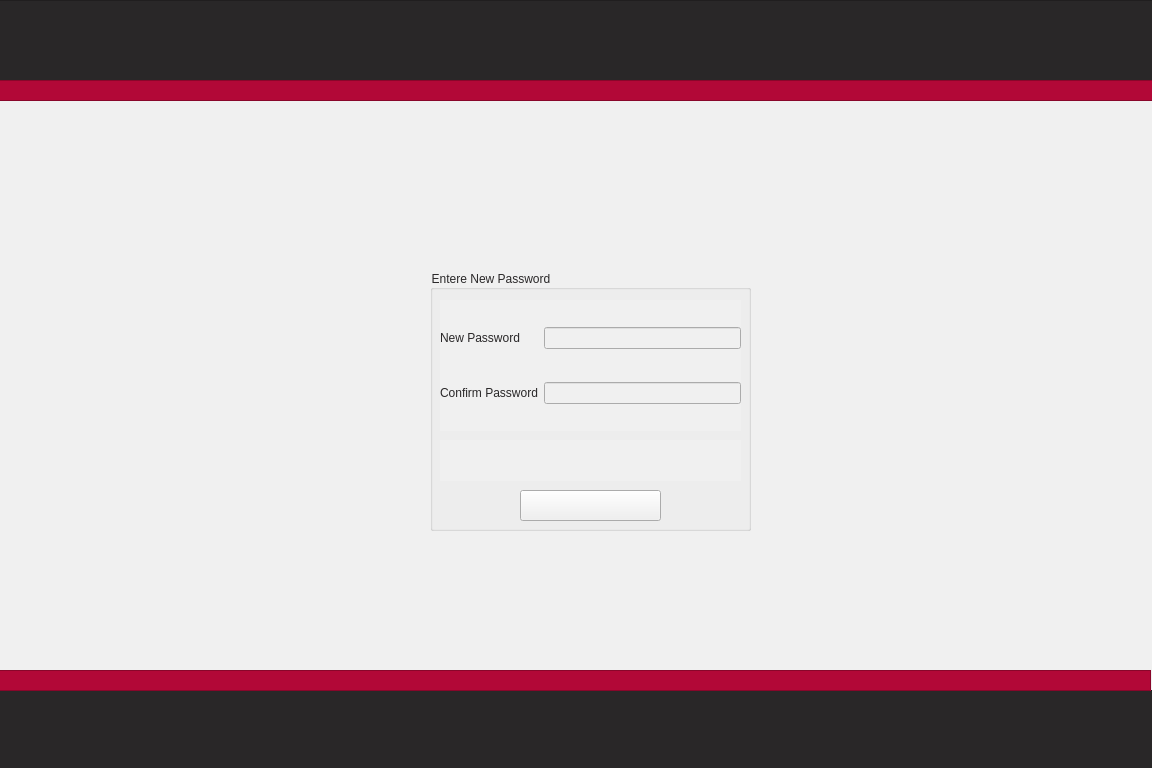
<?xml version="1.0" encoding="UTF-8"?>
<ui version="4.0">
 <class>EntereNewPass</class>
 <widget class="QWidget" name="EntereNewPass">
  <property name="geometry">
   <rect>
    <x>0</x>
    <y>0</y>
    <width>1152</width>
    <height>768</height>
   </rect>
  </property>
  <property name="maximumSize">
   <size>
    <width>1152</width>
    <height>768</height>
   </size>
  </property>
  <property name="windowTitle">
   <string>Form</string>
  </property>
  <property name="styleSheet">
   <string notr="true">background-color: rgb(240, 240, 240);</string>
  </property>
  <widget class="QFrame" name="frame_5">
   <property name="geometry">
    <rect>
     <x>-70</x>
     <y>690</y>
     <width>1241</width>
     <height>81</height>
    </rect>
   </property>
   <property name="styleSheet">
    <string notr="true">background-color: rgb(41, 39, 40);</string>
   </property>
   <property name="frameShape">
    <enum>QFrame::StyledPanel</enum>
   </property>
   <property name="frameShadow">
    <enum>QFrame::Raised</enum>
   </property>
  </widget>
  <widget class="QFrame" name="frame_6">
   <property name="geometry">
    <rect>
     <x>-30</x>
     <y>670</y>
     <width>1181</width>
     <height>21</height>
    </rect>
   </property>
   <property name="styleSheet">
    <string notr="true">background-color: rgb(178, 8, 55);</string>
   </property>
   <property name="frameShape">
    <enum>QFrame::StyledPanel</enum>
   </property>
   <property name="frameShadow">
    <enum>QFrame::Raised</enum>
   </property>
  </widget>
  <widget class="QFrame" name="frame_3">
   <property name="geometry">
    <rect>
     <x>-10</x>
     <y>0</y>
     <width>1171</width>
     <height>81</height>
    </rect>
   </property>
   <property name="styleSheet">
    <string notr="true">background-color: rgb(41, 39, 40);</string>
   </property>
   <property name="frameShape">
    <enum>QFrame::StyledPanel</enum>
   </property>
   <property name="frameShadow">
    <enum>QFrame::Raised</enum>
   </property>
  </widget>
  <widget class="QFrame" name="frame_4">
   <property name="geometry">
    <rect>
     <x>-10</x>
     <y>80</y>
     <width>1181</width>
     <height>21</height>
    </rect>
   </property>
   <property name="styleSheet">
    <string notr="true">background-color: rgb(178, 8, 55);</string>
   </property>
   <property name="frameShape">
    <enum>QFrame::StyledPanel</enum>
   </property>
   <property name="frameShadow">
    <enum>QFrame::Raised</enum>
   </property>
  </widget>
  <widget class="QGroupBox" name="groupBox">
   <property name="geometry">
    <rect>
     <x>430</x>
     <y>270</y>
     <width>321</width>
     <height>261</height>
    </rect>
   </property>
   <property name="styleSheet">
    <string notr="true">font: 9pt &quot;Montserrat&quot;;
color: rgb(41, 39, 40);</string>
   </property>
   <property name="title">
    <string>Entere New Password</string>
   </property>
   <widget class="QWidget" name="gridLayoutWidget_2">
    <property name="geometry">
     <rect>
      <x>10</x>
      <y>30</y>
      <width>301</width>
      <height>131</height>
     </rect>
    </property>
    <layout class="QGridLayout" name="gridLayout_2">
     <item row="0" column="0">
      <widget class="QLabel" name="label">
       <property name="styleSheet">
        <string notr="true">font: 9pt &quot;Montserrat&quot;;
color: rgb(41, 39, 40);</string>
       </property>
       <property name="text">
        <string>New Password</string>
       </property>
      </widget>
     </item>
     <item row="1" column="1">
      <widget class="QLineEdit" name="confirmNewPass"/>
     </item>
     <item row="0" column="1">
      <widget class="QLineEdit" name="newPass">
       <property name="styleSheet">
        <string notr="true">border-color: rgb(4, 4, 4);</string>
       </property>
      </widget>
     </item>
     <item row="1" column="0">
      <widget class="QLabel" name="label_2">
       <property name="styleSheet">
        <string notr="true">font: 9pt &quot;Montserrat&quot;;
color: rgb(41, 39, 40);</string>
       </property>
       <property name="text">
        <string>Confirm Password</string>
       </property>
      </widget>
     </item>
    </layout>
   </widget>
   <widget class="QWidget" name="horizontalLayoutWidget_5">
    <property name="geometry">
     <rect>
      <x>10</x>
      <y>170</y>
      <width>301</width>
      <height>41</height>
     </rect>
    </property>
    <layout class="QHBoxLayout" name="horizontalLayout_5">
     <item>
      <spacer name="horizontalSpacer_6">
       <property name="orientation">
        <enum>Qt::Horizontal</enum>
       </property>
       <property name="sizeHint" stdset="0">
        <size>
         <width>40</width>
         <height>20</height>
        </size>
       </property>
      </spacer>
     </item>
     <item>
      <widget class="QLabel" name="incorrect">
       <property name="text">
        <string/>
       </property>
       <property name="alignment">
        <set>Qt::AlignCenter</set>
       </property>
      </widget>
     </item>
     <item>
      <spacer name="horizontalSpacer_5">
       <property name="orientation">
        <enum>Qt::Horizontal</enum>
       </property>
       <property name="sizeHint" stdset="0">
        <size>
         <width>40</width>
         <height>20</height>
        </size>
       </property>
      </spacer>
     </item>
    </layout>
   </widget>
   <widget class="QLabel" name="Confirm">
    <property name="geometry">
     <rect>
      <x>90</x>
      <y>220</y>
      <width>141</width>
      <height>21</height>
     </rect>
    </property>
    <property name="font">
     <font>
      <family>Montserrat</family>
      <pointsize>9</pointsize>
      <italic>false</italic>
      <bold>false</bold>
     </font>
    </property>
    <property name="styleSheet">
     <string notr="true">font: 9pt &quot;Montserrat&quot;;
color: rgb(178, 8, 55);</string>
    </property>
    <property name="text">
     <string>&lt;html&gt;&lt;head/&gt;&lt;body&gt;&lt;p&gt;&lt;span style=&quot; font-weight:700;&quot;&gt;Change Password&lt;/span&gt;&lt;/p&gt;&lt;/body&gt;&lt;/html&gt;</string>
    </property>
    <property name="alignment">
     <set>Qt::AlignCenter</set>
    </property>
   </widget>
   <widget class="QPushButton" name="Confirmbtn">
    <property name="geometry">
     <rect>
      <x>90</x>
      <y>220</y>
      <width>141</width>
      <height>31</height>
     </rect>
    </property>
    <property name="styleSheet">
     <string notr="true">border-color: rgb(240, 240, 240);
gridline-color: rgb(240, 240, 240);
border-top-color: rgb(240, 240, 240);
border-right-color: rgb(240, 240, 240);
border-bottom-color: rgb(240, 240, 240);
border-left-color: rgb(240, 240, 240);</string>
    </property>
    <property name="text">
     <string/>
    </property>
   </widget>
   <zorder>Confirm</zorder>
   <zorder>gridLayoutWidget_2</zorder>
   <zorder>horizontalLayoutWidget_5</zorder>
   <zorder>Confirmbtn</zorder>
  </widget>
 </widget>
 <resources/>
 <connections/>
</ui>
